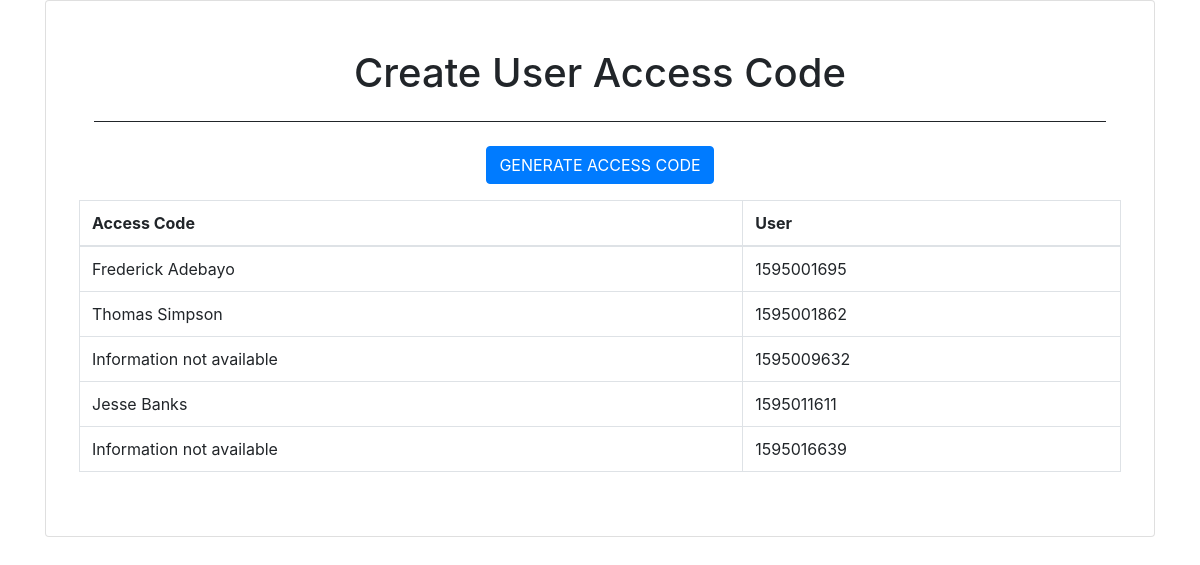
Page /access_code.php on the committed database.
### tables this page shows
CREATE TABLE `user` (
  `id` int(11) NOT NULL,
  `firstname` varchar(191) DEFAULT NULL,
  `lastname` varchar(191) DEFAULT NULL,
  `home_address` varchar(191) DEFAULT NULL,
  `marrital_status` varchar(191) DEFAULT NULL,
  `education` varchar(191) DEFAULT NULL,
  `subjects` varchar(191) DEFAULT NULL,
  `religion` varchar(191) DEFAULT NULL,
  `state_of_origin` varchar(191) DEFAULT NULL,
  `dob` varchar(191) DEFAULT NULL,
  `image` varchar(191) DEFAULT NULL,
  `access_code` bigint(50) DEFAULT NULL
);

### config/template.php (called while the page is built, shortened)
<?php
class Template
{
    protected $template;
    public function __construct($template)
    {
        $this->template = $template;
    }
    public function __toString()
    {
        include basename($this->template);
        return ob_get_clean();
    }
}

### config/db.php (called while the page is built, shortened)
<?php
class DbConfig
{
    private $_host = 'localhost';
    private $_username = 'root';
    private $_password = '';
    private $_database = 'moo_advice_test';
    protected $connection;
    public function __construct()
    {
        if (!isset($this->connection)) {
            $this->connection = new mysqli($this->_host, $this->_username, $this->_password, $this->_database);
        }
        return $this->connection;
    }
}
?>

### config/action.php (called while the page is built, shortened)
<?php
include_once 'db.php';
class Action extends DbConfig
{
      public function read($table_name)
      {
        $array = array();
        $query = "SELECT * FROM ".$table_name."";
        $result = mysqli_query($this->connection, $query);
        while($row = mysqli_fetch_assoc($result))
        {
             $array[] = $row;
        }
        return $array;
      }
}
?>

### view/access_code.php (the view, shortened to what this page needs)
<html>
<head>
    <link href="css/style.css" type="text/css" rel="stylesheet" />
    <link rel="stylesheet" href="https://stackpath.bootstrapcdn.com/bootstrap/4.5.0/css/bootstrap.min.css"
>
</head>
<body>
    <div class="container pb-3">
        <div class="row h-50 pa-5">
            <div class="col-sm-12 my-auto">
                <div class="card card-block p-5">
                    <div class="row mb-4">
                        <h1 class="m-auto">
                            Create User Access Code
                        </h1>
                    </div>
                    <div class="mb-4" style="border-bottom:1px solid ;"></div>
                    <div class="row">
                        <div class="col-9 m-auto">
                            <form action="app/create.php" method="post">
                                <div class="form-group text-center">
                                    <button type="submit" class="btn btn-primary" name="submit">GENERATE ACCESS
                                        CODE</button>
                                </div>
                            </form>
                        </div>
                    </div>
                    <div class="row">
                        <table class="table table-bordered">
                            <thead>
                                <tr>
                                    <th scope="col">Access Code</th>
                                    <th scope="col">User</th>
                                </tr>
                            </thead>
                            <tbody>
                                <?php foreach($users as $user){ ?>
                                <tr>
                                    <td><?php if(empty($user['firstname'])|| empty($user['lastname'])){echo "Information not available";} echo $user['firstname']." ". $user['lastname']?>
                                    </td>
                                    <td>
                                        <?php echo $user['access_code']?> </td>
                                </tr>
                                <?php }?>
                            </tbody>
                        </table>
                    </div>
                </div>
            </div>
        </div>
    </div>
</body>
</html>

### access_code.php (shortened to what this page needs)
<?php
$template = new Template('view/access_code.php');
$action = new Action();
$template->users = $action->read('user');
echo $template;
?>

### rows in the picture
user: firstname "Frederick", lastname "Adebayo", access_code "1595001695"
user: firstname "Thomas", lastname "Simpson", access_code "1595001862"
user: shows "Information not available", access_code "1595009632"
user: firstname "Jesse", lastname "Banks", access_code "1595011611"
user: shows "Information not available", access_code "1595016639"
